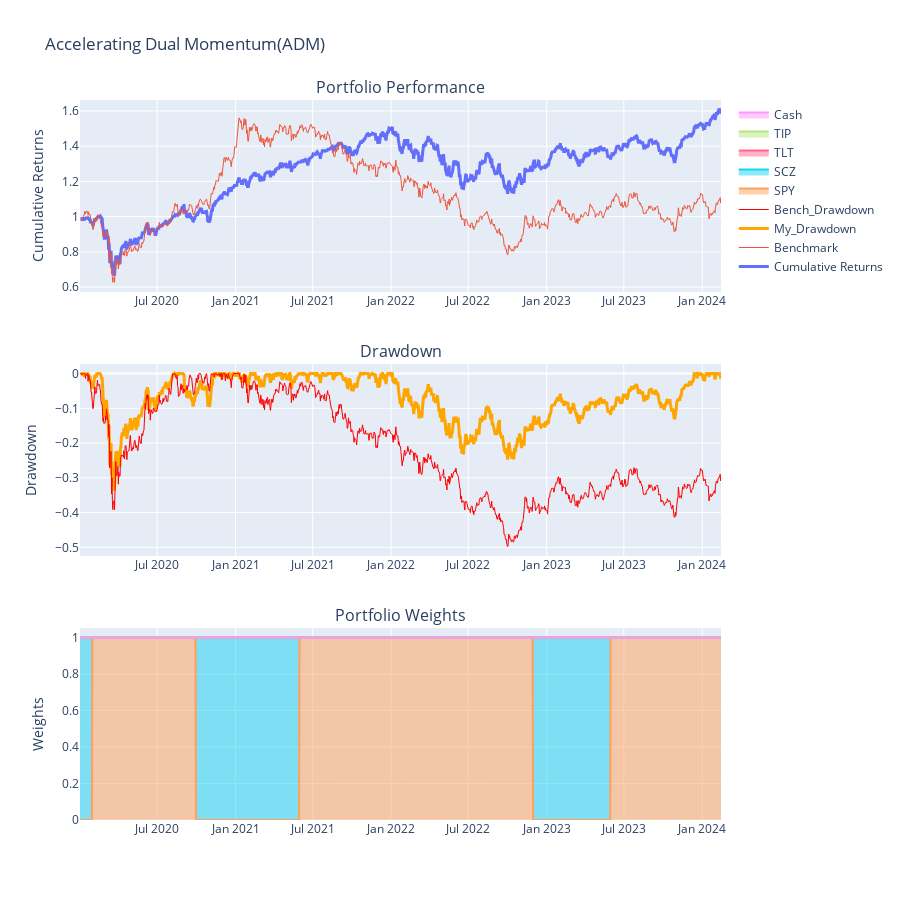

Notebook source saved alongside this figure:
### Code cell
sf = StrategyBacktest('dataset.csv', acceleratingdualmomentum, start_date='2019-07-03')
sf.run(tickers=['SPY', 'SCZ', 'TLT', 'TIP'], rebalance=True, title='Accelerating Dual Momentum(ADM)', n=183)

### Figure 1 — Plotly figure (JSON) as saved in the notebook; plotly's stock layout.template omitted (floating-point values rounded to 4 significant figures; data arrays with more than 128 entries replaced by an {"elided": "..."} marker saying what was removed)
{"data": [{"line": {"width": 3}, "name": "Cumulative Returns", "type": "scatter", "x": {"elided": "1505 str values"}, "xaxis": "x", "y": {"elided": "1505 float values"}, "yaxis": "y"}, {"line": {"width": 1}, "name": "Benchmark", "type": "scatter", "x": {"elided": "1505 str values"}, "xaxis": "x", "y": {"elided": "1505 float values"}, "yaxis": "y"}, {"line": {"color": "orange", "width": 3}, "name": "My_Drawdown", "type": "scatter", "x": {"elided": "1505 str values"}, "xaxis": "x2", "y": {"elided": "1505 float values"}, "yaxis": "y2"}, {"line": {"color": "red", "width": 1}, "name": "Bench_Drawdown", "type": "scatter", "x": {"elided": "1505 str values"}, "xaxis": "x2", "y": {"elided": "1505 float values"}, "yaxis": "y2"}, {"name": "SPY", "stackgroup": "one", "type": "scatter", "x": {"elided": "1505 str values"}, "xaxis": "x3", "y": {"elided": "1505 int values"}, "yaxis": "y3"}, {"name": "SCZ", "stackgroup": "one", "type": "scatter", "x": {"elided": "1505 str values"}, "xaxis": "x3", "y": {"elided": "1505 int values"}, "yaxis": "y3"}, {"name": "TLT", "stackgroup": "one", "type": "scatter", "x": {"elided": "1505 str values"}, "xaxis": "x3", "y": {"elided": "1505 int values"}, "yaxis": "y3"}, {"name": "TIP", "stackgroup": "one", "type": "scatter", "x": {"elided": "1505 str values"}, "xaxis": "x3", "y": {"elided": "1505 int values"}, "yaxis": "y3"}, {"name": "Cash", "stackgroup": "one", "type": "scatter", "x": {"elided": "1505 str values"}, "xaxis": "x3", "y": {"elided": "1505 int values"}, "yaxis": "y3"}], "layout": {"annotations": [{"font": {"size": 16}, "showarrow": false, "text": "Portfolio Performance", "x": 0.5, "xanchor": "center", "xref": "paper", "y": 1, "yanchor": "bottom", "yref": "paper"}, {"font": {"size": 16}, "showarrow": false, "text": "Drawdown", "x": 0.5, "xanchor": "center", "xref": "paper", "y": 0.6333, "yanchor": "bottom", "yref": "paper"}, {"font": {"size": 16}, "showarrow": false, "text": "Portfolio Weights", "x": 0.5, "xanchor": "center", "xref": "paper", "y": 0.2667, "yanchor": "bottom", "yref": "paper"}], "height": 900, "showlegend": true, "title": {"text": "Accelerating Dual Momentum(ADM)"}, "xaxis": {"anchor": "y", "domain": [0, 1]}, "xaxis2": {"anchor": "y2", "domain": [0, 1]}, "xaxis3": {"anchor": "y3", "domain": [0, 1]}, "yaxis": {"anchor": "x", "domain": [0.7333, 1], "title": {"text": "Cumulative Returns"}}, "yaxis2": {"anchor": "x2", "domain": [0.3667, 0.6333], "title": {"text": "Drawdown"}}, "yaxis3": {"anchor": "x3", "domain": [0, 0.2667], "title": {"text": "Weights"}}}}
